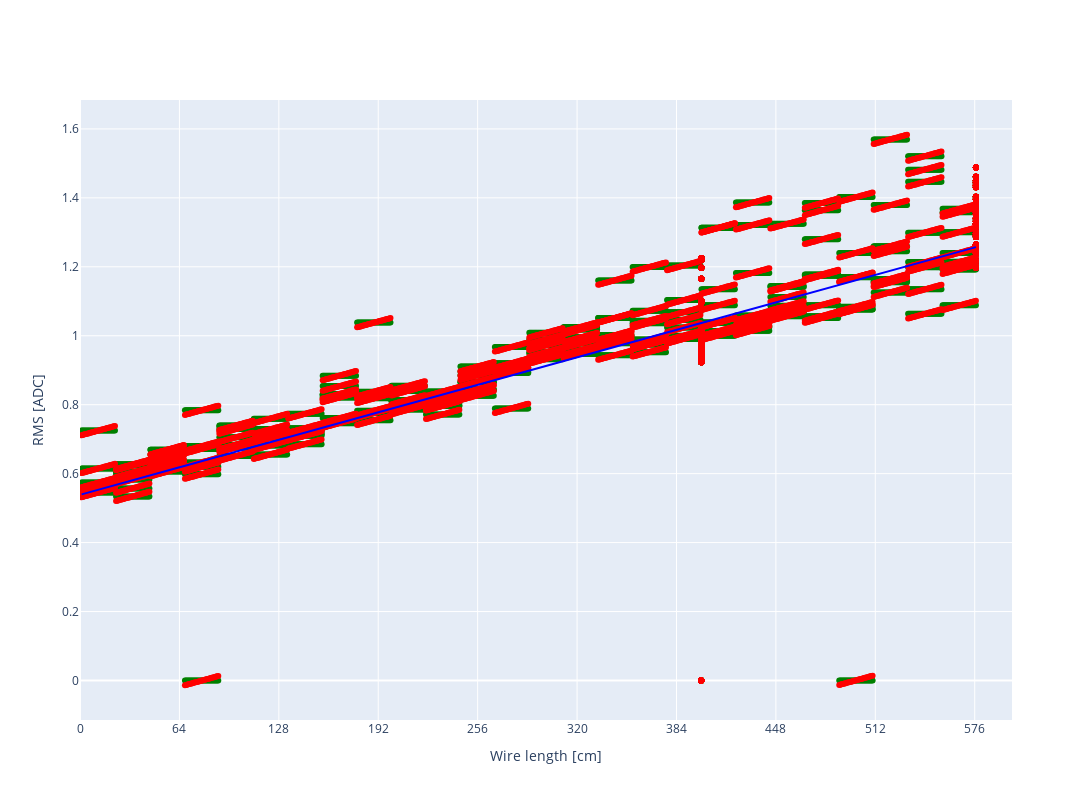

Write notebook code for a chart like this one.
### Code cell
a, b = np.polyfit(Noise_df['r'],Noise_df['Raw_rms'], 1)
correct_rms = []
print(a)
for i in range(0,len(Noise_df['r']),32):
    correct_rms.extend(a*Noise_df['r'][i:i+32] +Noise_df['Raw_rms'][i]-a*Noise_df['r'][i+16])
Noise_df['corrected_rms'] = correct_rms
fig = make_subplots(rows=1,cols=1)

fig.add_trace(go.Scatter(x=Noise_df['r'],y = Noise_df['Raw_rms'],marker_color = 'green',mode='markers'),row = 1, col = 1)

fig.add_trace(go.Scatter(x=Noise_df['r'],y = Noise_df['corrected_rms'],marker_color = 'red',mode='markers'),row = 1, col = 1)
fig.add_trace(go.Scatter(x=Noise_df['r'],y = a*Noise_df['r']+b,marker_color = 'blue'),row = 1, col = 1)

#fig.update_layout(xaxis2 = dict(range = [0,median+5]))
#fig.update_layout(margin = dict(r=200))
#fig.add_annotation(dict(font = dict(size = 10),xshift= 180,yshift=120,text = f"Mean RMS:{mean:.2f}",showarrow = False),row =1,col=2)
#fig.add_annotation(dict(font = dict(size = 10),xshift= 180,yshift=110,text = f"Median RMS:{median:.2f}",showarrow = False),row =1,col=2)


fig.update_yaxes(title_text = "RMS [ADC]",row = 1, col = 1)

fig.update_xaxes(title_text = "Wire length [cm]",row = 1, col = 1)

#fig.update_layout(xaxis2 = dict(range = [0,5]),xaxis4 = dict(range = [0,5]),xaxis6 = dict(range = [0,5]))
#fig.update_layout(yaxis = dict(range = [0,5]),yaxis3 = dict(range = [0,5]),yaxis5 = dict(range = [0,5]))
fig.update_layout(xaxis = dict(range= [0,700],tickmode = 'linear',dtick = 64))
fig.update_layout(height = 800, width = 1200,showlegend = False)

fig.write_image(f'/Users/danielcarber/Documents/SBND/Noise Analysis/Plots/RMS_vs_wire_length.png')

fig.show()

### Figure 1 — Plotly figure (JSON) as saved in the notebook; plotly's stock layout.template omitted (floating-point values rounded to 4 significant figures; data arrays with more than 128 entries replaced by an {"elided": "..."} marker saying what was removed)
{"data": [{"marker": {"color": "green"}, "mode": "markers", "type": "scatter", "x": {"elided": "11264 float values"}, "xaxis": "x", "y": {"elided": "11264 float values"}, "yaxis": "y"}, {"marker": {"color": "red"}, "mode": "markers", "type": "scatter", "x": {"elided": "11264 float values"}, "xaxis": "x", "y": {"elided": "11264 float values"}, "yaxis": "y"}, {"marker": {"color": "blue"}, "type": "scatter", "x": {"elided": "11264 float values"}, "xaxis": "x", "y": {"elided": "11264 float values"}, "yaxis": "y"}], "layout": {"height": 800, "showlegend": false, "width": 1200, "xaxis": {"anchor": "y", "domain": [0, 1], "dtick": 64, "range": [0, 600], "tickmode": "linear", "title": {"text": "Wire length [cm]"}}, "yaxis": {"anchor": "x", "domain": [0, 1], "title": {"text": "RMS [ADC]"}}}}
